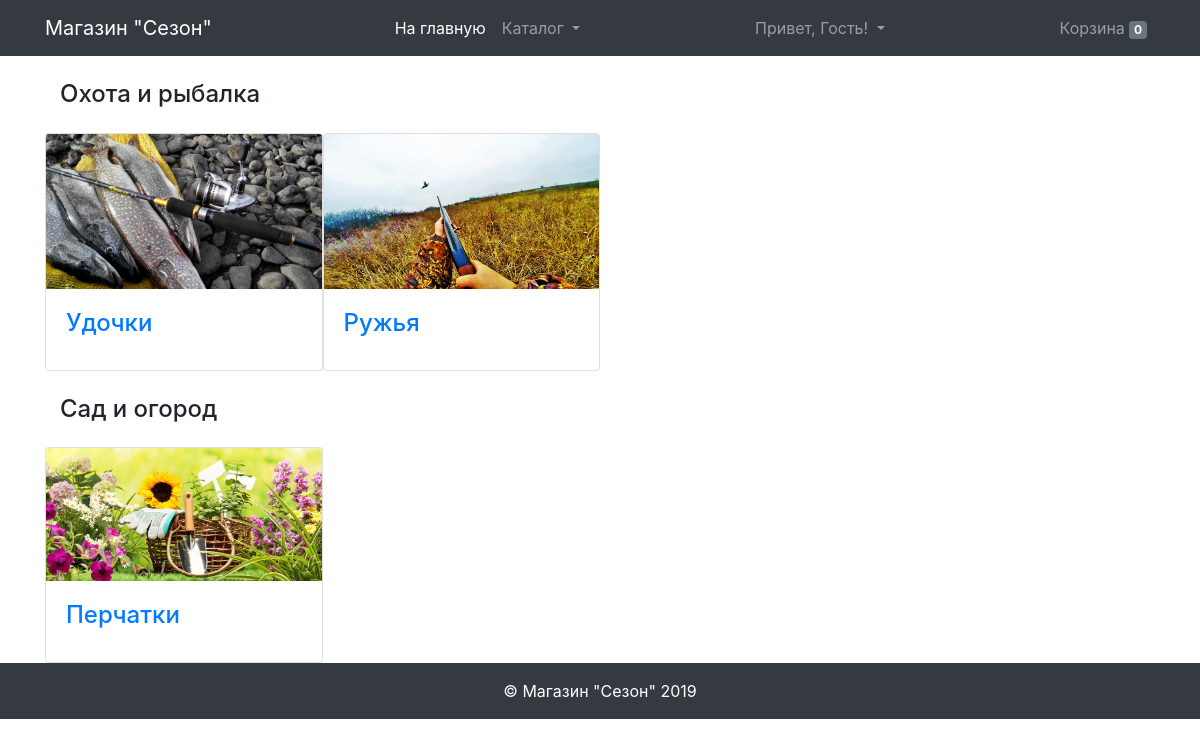
Page /catalog/ on the earlier database version.
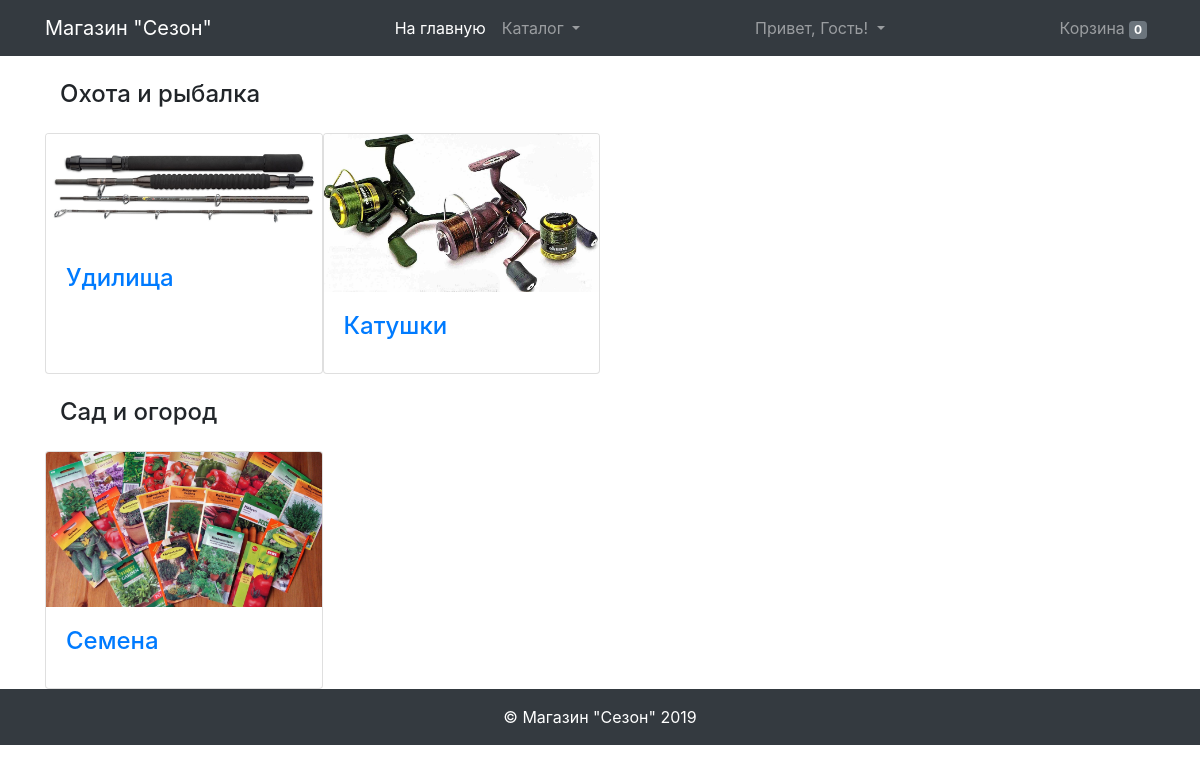
Same page on the later database version.
### welcome/models.py (models this page shows, shortened)
class Part(models.Model):
	name = models.CharField(max_length=100)
	slug = models.SlugField(blank=True)
	def get_absolute_url(self):
		return reverse('part_detail', kwargs={'part_slug': self.slug})

class Category(models.Model):
	name = models.CharField(max_length=100)
	part = models.ForeignKey(Part)
	slug = models.SlugField(blank=True)
	image = models.ImageField(upload_to=image_folder)
	def get_absolute_url(self):
		return reverse('category_detail', kwargs={'category_slug': self.slug})

### welcome/views.py (the view)
# urls.py: url(r'^catalog/$', catalog_view, name='catalog'),
def catalog_view(request):
	try:
		cart_id = request.session['cart_id']
		cart = Cart.objects.get(id=cart_id)
		request.session['total'] = cart.items.count()
	except:
		cart = Cart()
		cart.save()
		cart_id = cart.id
		request.session['cart_id'] = cart_id
		cart = Cart.objects.get(id=cart_id)
	categories = Category.objects.all()
	parts = Part.objects.all()
	context = {
		'categories': categories,
		'parts': parts,
		"cart": cart,
	}
	return render(request, 'catalog.html', context)

### welcome/templates/catalog.html (shortened to what this page needs)
{% extends 'base.html' %}
{% load static %}
{% block content %}
{% for part in parts %}
<div class="row" style="margin: 0;">
  <div class="col-lg-3">
    <h4 class="my-4">{{part.name}}</h4>
  </div>
  <div class="row" style="margin: 0;">
    {% for category in categories %}
      {% if category.part == part %}
        <div class="col-lg-3" style="padding: 0;">
          <div class="card h-100">
            <a href="{{ category.get_absolute_url }}"><img class="card-img-top" src="{{ category.image.url }}" alt=""></a>
            <div class="card-body">
              <h4 class="card-title">
                <a href="{{ category.get_absolute_url }}">{{ category.name }}</a>
              </h4>
            </div>
          </div>
      </div>
      {% endif %}
    {% endfor %}
  </div>
</div>
{% endfor %}
{% endblock content %}

### welcome/templates/base.html (shortened to what this page needs)
{% load static %}
<!DOCTYPE html>
<html lang="en">
<head>
  <link href="{% static 'css/bootstrap.min.css' %}" rel="stylesheet">
  <link href="{% static 'css/shop-homepage.css' %}" rel="stylesheet">
</head>
<body>
  <nav class="navbar navbar-expand-lg navbar-dark bg-dark fixed-top">
    <div class="container">
      <a class="navbar-brand" href="{% url 'base' %}">Магазин "Сезон"</a>
      <div class="collapse navbar-collapse" id="navbarResponsive">
        <ul class="navbar-nav ml-auto">
          <li class="nav-item active">
            <a class="nav-link" href="{% url 'base' %}">На главную
            </a>
          </li>
          <li class="nav-item dropdown">
            <a href="#" class="nav-link dropdown-toggle" id="navbarDropdown" role="button" data-toggle="dropdown" aria-haspopup="true" aria-expanded="false">
              Каталог
            </a>
          </li>
        </ul>
        <ul class="navbar-nav ml-auto">
            <li class="nav-item dropdown">
                {% if not request.user.is_authenticated %}
                <a href="#" class="nav-link dropdown-toggle" id="navbarDropdown" role="button" data-toggle="dropdown" aria-haspopup="true" aria-expanded="false">
                  Привет, Гость!
                </a>
                {% endif %}
            </li>
        </ul>
        <ul class="navbar-nav ml-auto">
          <li class="nav-item">
            <a class="nav-link" href="{% url 'cart' %}">
              Корзина <span class="badge badge-secondary" id="cart_count">{% if not request.session.total %} 0 {% else %} {{request.session.total}} {% endif %}</span>
            </a>
          </li>
        </ul>
      </div>
    </div>
  </nav>
  <div class="container">
    {% block content %}{% endblock content %}
  </div>
  <footer class="py-3 bg-dark">
    <div class="container">
      <p class="m-0 text-center text-white">&copy; Магазин "Сезон" 2019</p>
    </div>
  </footer>
</body>
</html>

### static_in_dev/css/shop-homepage.css (style rules this page uses)
body { padding-top: 56px; }

Differences in the rows shown:
removed Category: image (picture), name "Удочки", shown under Part "Охота и рыбалка"
removed Category: image (picture), name "Ружья", shown under Part "Охота и рыбалка"
removed Category: image (picture), name "Перчатки", shown under Part "Сад и огород"
added Category: image (picture), name "Удилища", shown under Part "Охота и рыбалка"
added Category: image (picture), name "Катушки", shown under Part "Охота и рыбалка"
added Category: image (picture), name "Семена", shown under Part "Сад и огород"
